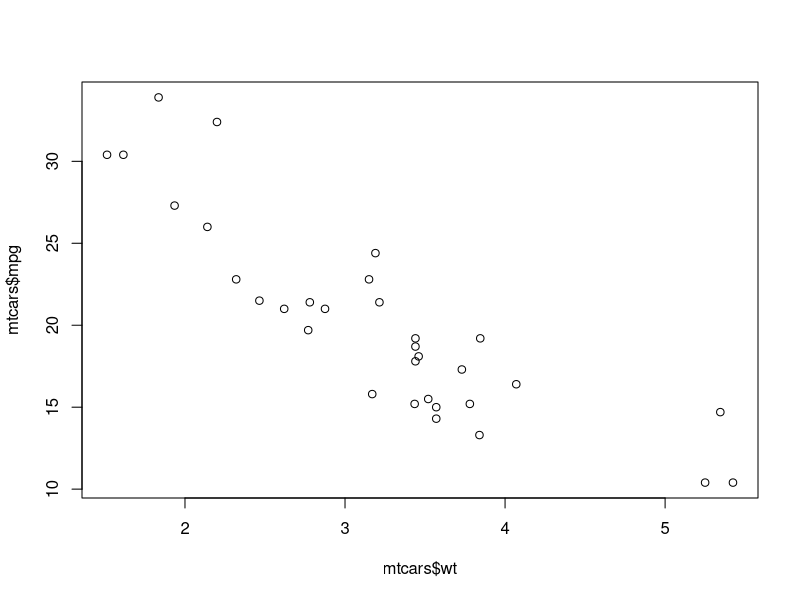
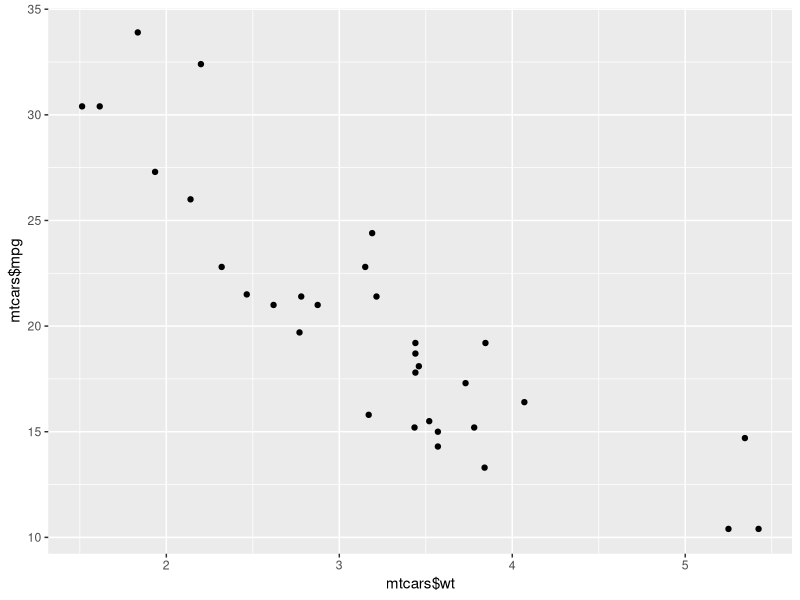
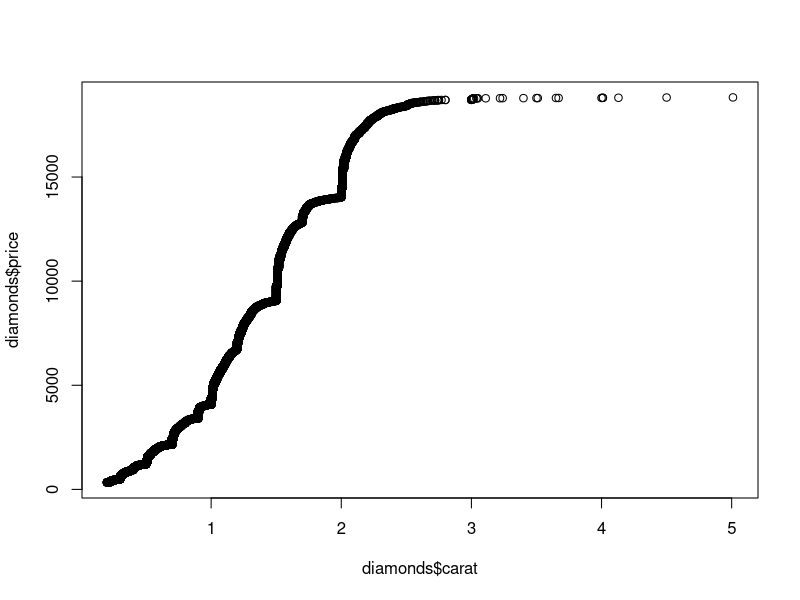
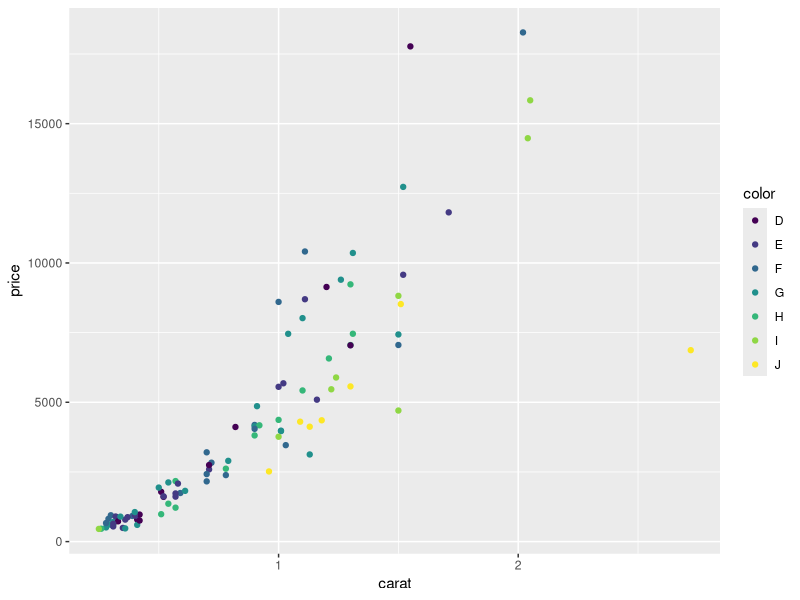
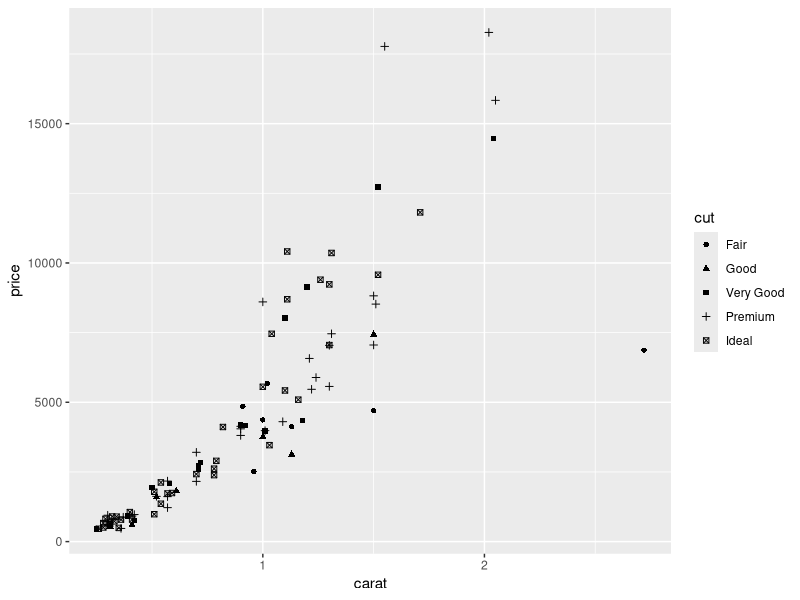
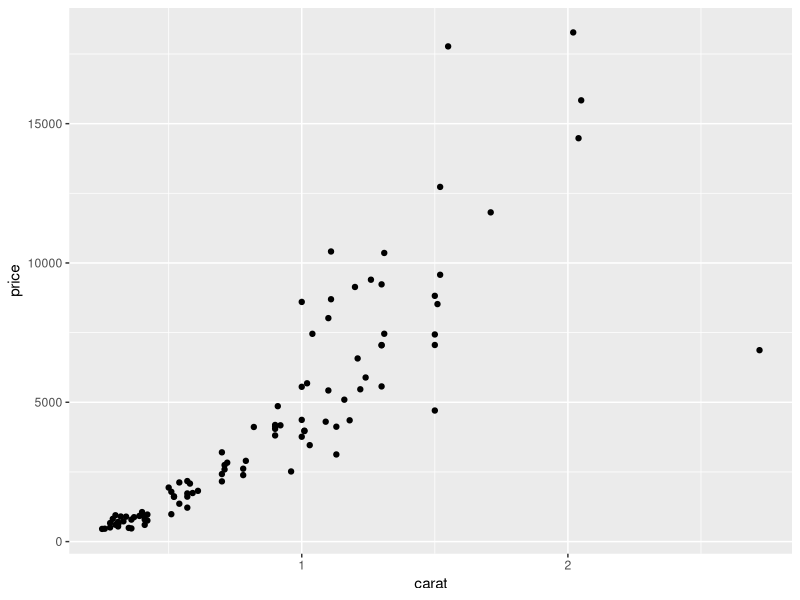
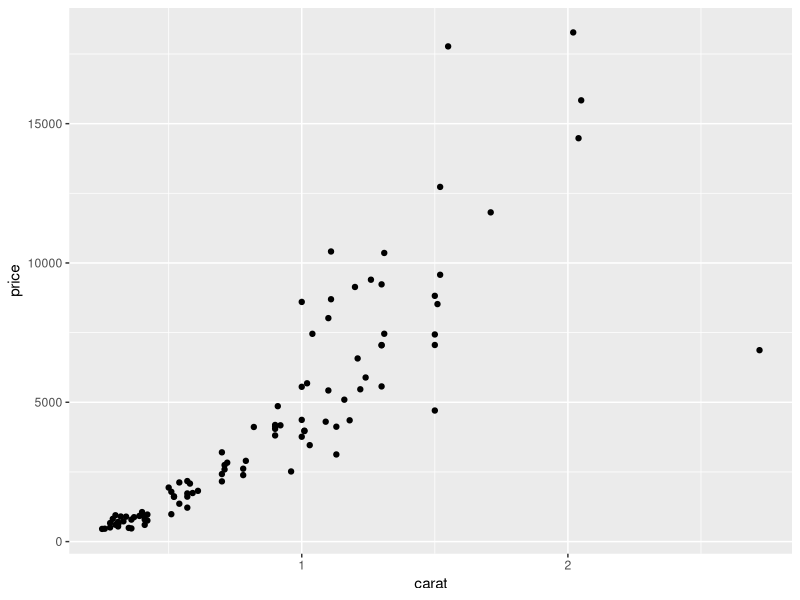
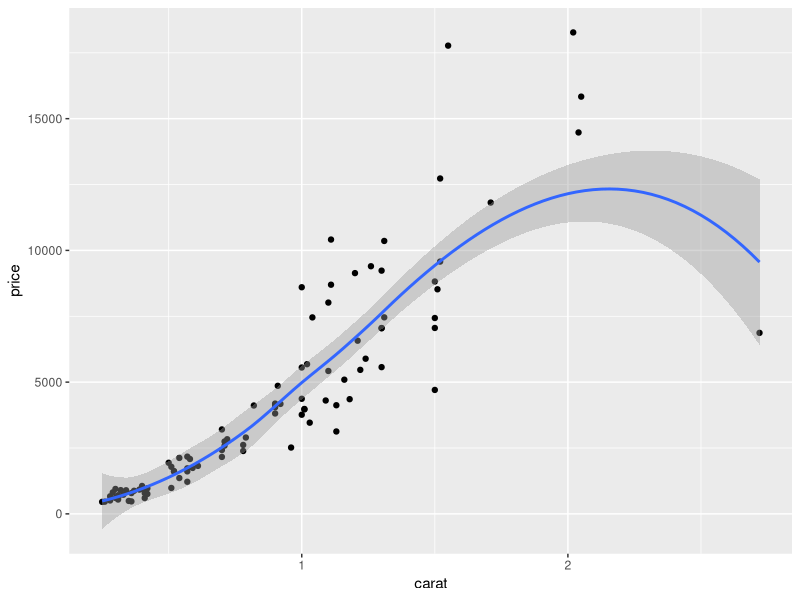

R code for these plots, in order:
#Graphical Analysis using R  - using ggplot2 package
# Creating a graph
# Density plots
# Dot plots
# Bar plots, Stacked bar plot , Group Bar Plot
# Histograms
# Line plots
# Pie chart
# Box plot
# Scatter plots

install.packages("ggplot2")
library(ggplot2)

data(mtcars)
View(mtcars)

#creating scatter plots
#using default function
plot(mtcars$wt,mtcars$mpg)

#using ggplot2 function
qplot(mtcars$wt,mtcars$mpg)
#qplot - is short for quick plot

#big difference when using qplot instead of plot comes when you
#want to assign colours or sizes or shapes to the points on your plot. With
#plot, its your responsibility to convert a categorical variable in your data
#(e.g., apples, bananas, pears) into something that plot knows how to
#use (e.g., red, yellow, green). qplot can do this for you automatically,
#and it will automatically provide a legend that maps the displayed attributes
#to the data values. This makes it easy to include additional data on the plot.

data("diamonds")
str(diamonds)
View(diamonds)

qqplot(diamonds$carat,diamonds$price)

#Creating Sample
set.seed(3) # Make the sample reproducible
dsmall <- diamonds[sample(nrow(diamonds), 100), ]
View(dsmall)

qplot(carat, price, data = dsmall, colour = color)
qplot(carat, price, data = dsmall, shape = cut)

ggplot(dsmall,aes(carat,price))+geom_point()

#first define x and y axis variables that will be done by aestheic property
#second geometry of graph - type of graph that you wan to draw

p<-ggplot(dsmall,aes(carat,price))

p+geom_point()

p+geom_point()+geom_smooth()


#Colour, size and shape are all examples of aesthetic attributes, visual
#properties that affect the way observations are displayed. 
#For every aesthetic attribute, there is a function, 
#called a scale, which maps data values to valid values for that aesthetic.

qplot(carat, price, data = dsmall, geom = c("point", "smooth"))

#qplot is not limited to scatterplots, but can produce almost any kind of plot
#by varying the geom. Geom, short for geometric object, describes the type
#of object that is used to display the data.

#Boxplots - is used to know how the values of the continuous variables vary 
#with the levels of the categorical variable. 
#Boxplots and jittered points offer two ways to do this.

qplot(color, price / carat, data = diamonds,geom = "jitter")
qplot(color, price / carat, data = diamonds,geom = "boxplot")


#Histogram and density plots
#Histogram and density plots show the distribution of a single variable. They
#provide more information about the distribution of a single group than boxplots
#do, but it is harder to compare many groups

qplot(carat, data = diamonds, geom = "histogram")
qplot(carat, data = diamonds, geom = "density")

qplot(carat, data = diamonds, geom = "histogram", binwidth = 1,
      xlim = c(0,3))
qplot(carat, data = diamonds, geom = "histogram", binwidth = 0.1,
      xlim = c(0,3))
qplot(carat, data = diamonds, geom = "histogram", binwidth = 0.01,
      xlim = c(0,3))

#To compare the distributions of different subgroups, just add an aesthetic
#mapping, as in the following code.
qplot(carat, data = diamonds, geom = "density", colour = color)
qplot(carat, data = diamonds, geom = "histogram", fill = color)

#Bar charts
#The discrete analogue of histogram is the bar chart, geom = "bar". The bar
#geom counts the number of instances of each class so that you don???t need to
#tabulate your values beforehand, as with barchart in base R. If the data has
#already been tabulated or if you???d like to tabulate class members in some other
#way, such as by summing up a continuous variable, you can use the weight
#geom. 

qplot(color, data = diamonds, geom = "bar")
qplot(color, data = diamonds, geom = "bar", weight = carat) +
  scale_y_continuous("carat")

#group bar charts
qplot(x=color, data = diamonds)+facet_grid(~cut)

qplot(x=color, data = diamonds)+facet_grid(~cut)+geom_bar(aes(fill=clarity))

#Line chart
#Line and path plots are typically used for time series data. Line plots join the
#points from left to right, while path plots join them in the order that they
#appear in the dataset
data(economics)
View(economics)
nrow(economics)
qplot(date, unemploy / pop, data = economics, geom = "line")
qplot(date, uempmed, data = economics, geom = "line")

year <- function(x) as.POSIXlt(x)$year + 1900
qplot(unemploy / pop, uempmed, data = economics,
      geom = c("point", "path"))
qplot(unemploy / pop, uempmed, data = economics,
      geom = "path", colour = year(date))

# Stacked barchart
(pie <- ggplot(mtcars, aes(x = factor(1), fill = factor(cyl))) +
    geom_bar(width = 1))

# Pie chart - to check contribution of categorial in total
pie + coord_polar(theta = "y")
# The bullseye chart
pie + coord_polar()

#dot plot - is a statistical chart consisting of data points plotted on a fairly 
#simple scale, typically using filled in circles.
View(mpg)
mpg2 <- subset(mpg, cyl != 5 & drv %in% c("4", "f"))
mpg3 <- within(mpg2, {
  model <- reorder(model, cty)
  manufacturer <- reorder(manufacturer, -cty)
})

View(mpg)
models <- qplot(cty, model, data = mpg3)
models

qplot(cty, manufacturer, data = mpg3)
